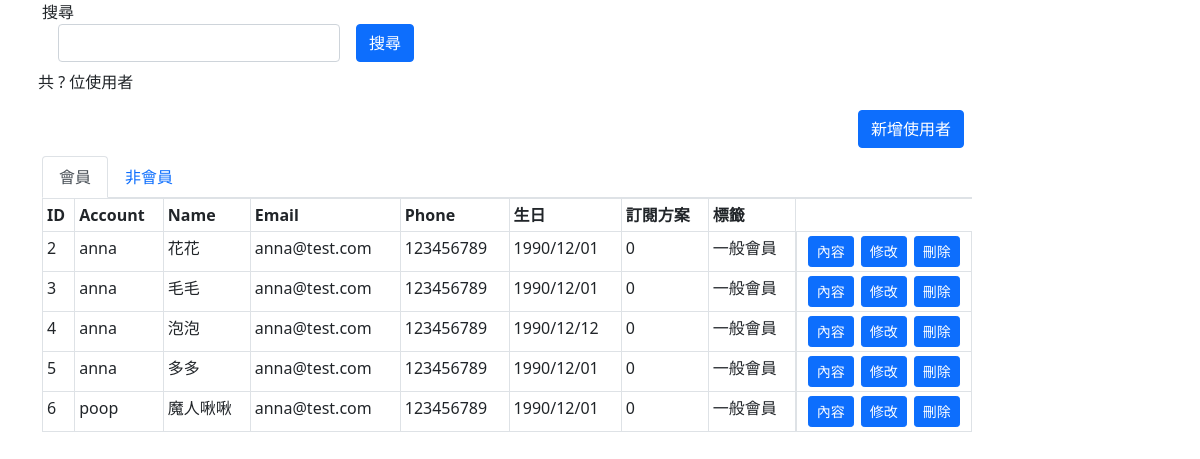
The app's page /pages/customer/user-list.php with its own data.
### tables this page shows
CREATE TABLE `member` (
  `id` int(6) UNSIGNED NOT NULL,
  `account` varchar(30) DEFAULT NULL,
  `name` varchar(30) NOT NULL,
  `birthday` varchar(20) NOT NULL,
  `gender` int(20) NOT NULL,
  `password` varchar(30) DEFAULT NULL,
  `email` varchar(30) NOT NULL,
  `phone` int(20) NOT NULL,
  `subscribe` int(6) NOT NULL,
  `created_at` datetime DEFAULT NULL,
  `edit_at` datetime DEFAULT NULL,
  `valid` tinyint(4) DEFAULT NULL,
  `tag_id` varchar(10) NOT NULL
);

CREATE TABLE `tag` (
  `id` int(6) UNSIGNED NOT NULL,
  `name` varchar(20) NOT NULL
);

### pages/customer/user-list.php (the view, shortened to what this page needs)
<?php
 require_once("../../components/pdo-connect.php");
$sqlMember = "SELECT member. *,tag.name AS tag_name FROM member
JOIN tag ON member.tag_id = tag.id
WHERE member.valid=1";
$stmt = $db_host->prepare($sqlMember);
try {
    $stmt->execute();
    $rowsMember = $stmt->fetchAll(PDO::FETCH_ASSOC);
} catch (PDOException $e) {
    echo $e->getMessage();
}
?>
<!doctype html>
<html lang="en">
<head>
    <link rel="stylesheet" href="https://cdn.jsdelivr.net/npm/bootstrap@5.0.2/dist/css/bootstrap.min.css">
    <link rel="stylesheet" href="fontawesome-free-5.0.1/web-fonts-with-css/css/fontawesome-all.min.css">
</head>
<body>
    <div class="container ">
        <div class="row ">
            <label for="">搜尋</label>
            <form action="" method="get">
                <div class="col-4 d-flex align-items-center ">
                    <input type="search" class="form-control mx-3" name="" value="">
                    <button type="submit" class="btn btn-primary text-nowrap ">搜尋</button>
                </div>
            </form>
            <div class="p-2 d-flex justify-content-between">
                <div>
                    共 ? 位使用者
                </div>
            </div>
        </div>
        <nav class="col-lg-10">
            <div class="p-2 d-flex justify-content-end">
                <a class="btn btn-primary   justify-content-end" href="index.php?page=add_customer">新增使用者</a>
            </div>
            <div class="nav nav-tabs" id="nav-tab" role="tablist">
                <button class="nav-link active" id="nav-member-tab" data-bs-toggle="tab" data-bs-target="#nav-member" type="button" role="tab" aria-controls="nav-member" aria-selected="true">會員</button>
                <button class="nav-link" id="nav-customer-tab" data-bs-toggle="tab" data-bs-target="#nav-customer" type="button" role="tab" aria-controls="nav-customer" aria-selected="false">非會員</button>
            </div>
        </nav>
        <div class="tab-content col-lg-10" id="nav-tabContent">
            <div class="tab-pane fade show active " id="nav-member" role="tabpanel" aria-labelledby="nav-member-tab">
                <table class="table table-bordered table-hover table-sm">
                    <thead>
                        <tr>
                            <th scope="col">ID</th>
                            <th scope="col">Account</th>
                            <th scope="col">Name</th>
                            <th scope="col">Email</th>
                            <th scope="col">Phone</th>
                            <th scope="col">生日</th>
                            <th scope="col">訂閱方案</th>
                            <th scope="col">標籤</th>
                        </tr>
                    </thead>
                    <?php foreach ($rowsMember as $value) : ?>
                        <tbody>
                            <tr>
                                <td><?= $value["id"] ?></td>
                                <td><?= $value["account"] ?></td>
                                <td><?= $value["name"] ?></td>
                                <td><?= $value["email"] ?></td>
                                <td><?= $value["phone"] ?></td>
                                <td><?= $value["birthday"] ?></td>
                                <td><?= $value["subscribe"] ?></td>
                                <td><?= $value["tag_name"] ?></td>
                                <td class="text-center d-flex justify-content-evenly">
                                    <a class="btn btn-primary btn-sm" href="member.php?id=<?= $value["id"] ?>">內容</a>
                                    <a class="btn btn-primary btn-sm" href="member-edit.php?id=<?= $value["id"] ?>">修改</a>
                                    <a class="btn btn-primary btn-sm" data-bs-toggle="modal" data-bs-target="#staticBackdrop">刪除</a>
                                </td>
                            </tr>
                        </tbody>
                    <?php endforeach; ?>
                </table>
            </div>
        </div>
    </div>
</body>
</html>

### records on screen
member: id "2", account "anna", name "花花", email "anna@test.com", phone "123456789", birthday "1990/12/01", subscribe "0", tag.name "一般會員"
member: id "3", account "anna", name "毛毛", email "anna@test.com", phone "123456789", birthday "1990/12/01", subscribe "0", tag.name "一般會員"
member: id "4", account "anna", name "泡泡", email "anna@test.com", phone "123456789", birthday "1990/12/12", subscribe "0", tag.name "一般會員"
member: id "5", account "anna", name "多多", email "anna@test.com", phone "123456789", birthday "1990/12/01", subscribe "0", tag.name "一般會員"
member: id "6", account "poop", name "魔人啾啾", email "anna@test.com", phone "123456789", birthday "1990/12/01", subscribe "0", tag.name "一般會員"
